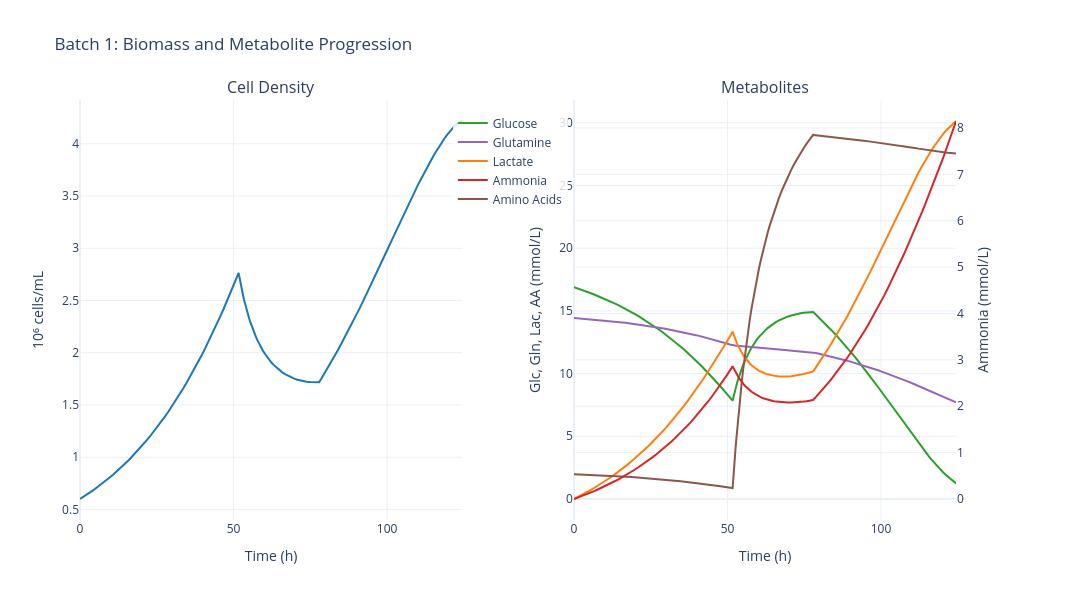

Notebook cell for this chart:
### Markdown cell above
## 5. Batch Plots

### Code cell
# Cell density & metabolites
fig = data.plot_biomass_metabolites(batch_number=BATCH_NUMBER)
fig.show()

### Figure 1 — Plotly figure (JSON) as saved in the notebook; plotly's stock layout.template omitted (floating-point values rounded to 4 significant figures; data arrays with more than 128 entries replaced by an {"elided": "..."} marker saying what was removed)
{"data": [{"hovertemplate": "Time: %{x:.1f} h<br>Cell Density: %{y:.2f} 10⁶ cells/mL<extra></extra>", "line": {"color": "#1f77b4", "width": 2}, "mode": "lines", "name": "Cell Density", "showlegend": false, "type": "scatter", "x": {"elided": "210 float values"}, "xaxis": "x", "y": {"elided": "210 float values"}, "yaxis": "y"}, {"hovertemplate": "Time: %{x:.1f} h<br>Glucose: %{y:.2f} mmol/L<extra></extra>", "line": {"color": "#2ca02c", "width": 2}, "mode": "lines", "name": "Glucose", "type": "scatter", "x": {"elided": "210 float values"}, "xaxis": "x2", "y": {"elided": "210 float values"}, "yaxis": "y2"}, {"hovertemplate": "Time: %{x:.1f} h<br>Glutamine: %{y:.2f} mmol/L<extra></extra>", "line": {"color": "#9467bd", "width": 2}, "mode": "lines", "name": "Glutamine", "type": "scatter", "x": {"elided": "210 float values"}, "xaxis": "x2", "y": {"elided": "210 float values"}, "yaxis": "y2"}, {"hovertemplate": "Time: %{x:.1f} h<br>Lactate: %{y:.2f} mmol/L<extra></extra>", "line": {"color": "#ff7f0e", "width": 2}, "mode": "lines", "name": "Lactate", "type": "scatter", "x": {"elided": "210 float values"}, "xaxis": "x2", "y": {"elided": "210 float values"}, "yaxis": "y2"}, {"hovertemplate": "Time: %{x:.1f} h<br>Ammonia: %{y:.2f} mmol/L<extra></extra>", "line": {"color": "#d62728", "width": 2}, "mode": "lines", "name": "Ammonia", "type": "scatter", "x": {"elided": "210 float values"}, "xaxis": "x2", "y": {"elided": "210 float values"}, "yaxis": "y3"}, {"hovertemplate": "Time: %{x:.1f} h<br>Amino Acids: %{y:.2f} mmol/L<extra></extra>", "line": {"color": "#8c564b", "width": 2}, "mode": "lines", "name": "Amino Acids", "type": "scatter", "x": {"elided": "210 float values"}, "xaxis": "x2", "y": {"elided": "210 float values"}, "yaxis": "y2"}], "layout": {"annotations": [{"font": {"size": 16}, "showarrow": false, "text": "Cell Density", "x": 0.205, "xanchor": "center", "xref": "paper", "y": 1, "yanchor": "bottom", "yref": "paper"}, {"font": {"size": 16}, "showarrow": false, "text": "Metabolites", "x": 0.735, "xanchor": "center", "xref": "paper", "y": 1, "yanchor": "bottom", "yref": "paper"}], "font": {"size": 12}, "height": 600, "legend": {"bgcolor": "rgba(255,255,255,0.8)", "x": 0.4, "y": 0.98}, "showlegend": true, "title": {"text": "Batch 1: Biomass and Metabolite Progression"}, "width": 1400, "xaxis": {"anchor": "y", "domain": [0, 0.41], "title": {"text": "Time (h)"}}, "xaxis2": {"anchor": "y2", "domain": [0.53, 0.94], "title": {"text": "Time (h)"}}, "yaxis": {"anchor": "x", "domain": [0, 1], "title": {"text": "10⁶ cells/mL"}}, "yaxis2": {"anchor": "x2", "domain": [0, 1], "title": {"text": "Glc, Gln, Lac, AA (mmol/L)"}}, "yaxis3": {"anchor": "x2", "overlaying": "y2", "side": "right", "title": {"text": "Ammonia (mmol/L)"}}}}
